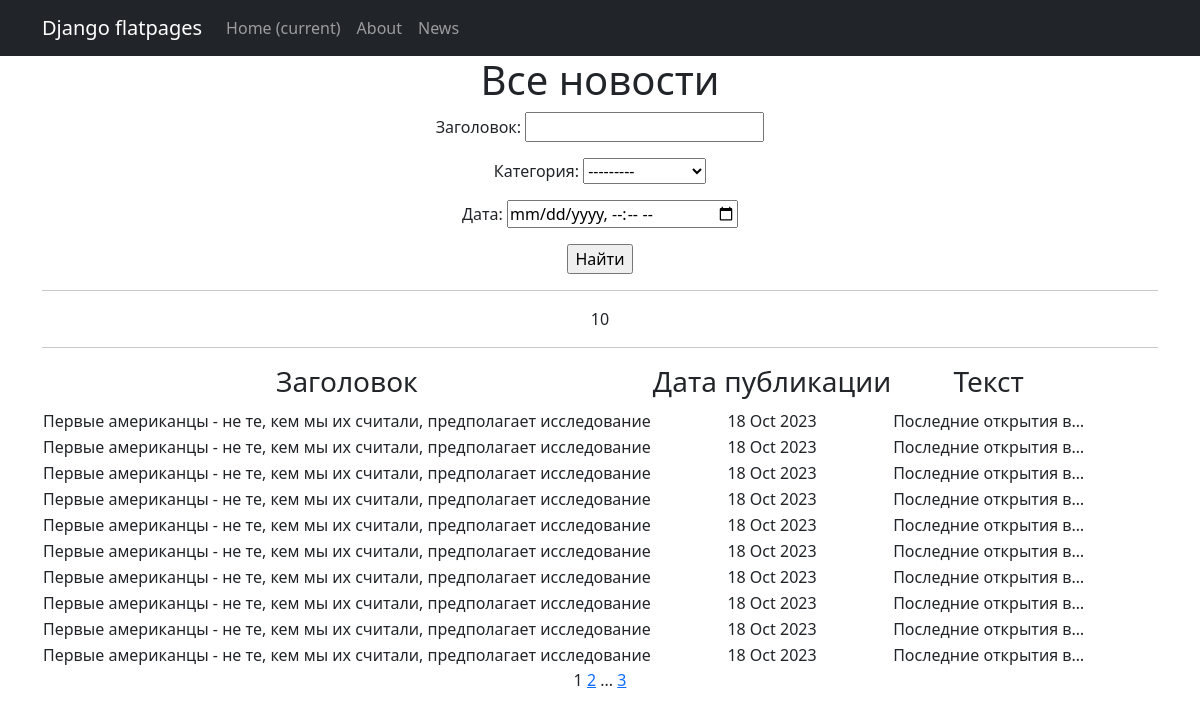
Page /news/ on the committed database.
### news/models.py (models this page shows, shortened)
class Post(models.Model):
    author = models.ForeignKey(Author, on_delete=models.CASCADE)
    NEWS = 'NW'
    ARTICLE = 'AR'
    CATEGORY_CHOICES = (
        (NEWS, 'Новость'),
        (ARTICLE, 'Статья'),
    )
    categoryType = models.CharField(max_length=2, choices=CATEGORY_CHOICES, default=ARTICLE)
    dateCreation = models.DateTimeField(auto_now_add=True)
    title = models.CharField(max_length=128)
    text = models.TextField()
    rating = models.SmallIntegerField(default=0)
    category = models.ManyToManyField(Category, through='PostCategory')

### news/views.py (the view)
# urls.py: path('', NewsList.as_view(), name='post_list'),
class NewsList(ListView):
    model = Post
    ordering = '-dateCreation'
    template_name = 'news.html'
    context_object_name = 'news'
    paginate_by = 10
    def get_queryset(self):
        queryset = super().get_queryset()
        self.filterset = PostFilter(self.request.GET, queryset)
        return self.filterset.qs
    def get_context_data(self, **kwargs):
        context = super().get_context_data(**kwargs)
        context['filterset'] = self.filterset
        return context

### news/models.py (called while the page is built)
    def __str__(self):
        return f'{self.name}'

### news/templatetags/custom_filters.py (called while the page is built)
@register.filter()
def censor(sentence):
    text = sentence.split()
    for i, word in enumerate(text):
        if word in bad_words:
            text[i] = word[0] + '***'
    return ' '.join(text)

### news/templates/flatpages/news.html (shortened to what this page needs)
{% extends 'flatpages/default.html' %}
{% load custom_filters %}
{% load custom_tags %}
{% block content %}
    <h1>Все новости</h1>
    <form action="" method="get">
       {{ filterset.form.as_p }}
       <input type="submit" value="Найти" />
    </form>
    <hr>
    {{news|length}}
    <hr>
    {% if news %}
        <table>
            <tr>
                <td><h3>Заголовок</h3></td>
                <td><h3>Дата публикации</h3></td>
                <td><h3>Текст</h3></td>
            </tr>
            {% for new in news %}
            <tr>
                <td>{{new.title|censor}}</td>
                <td>{{new.dateCreation|date:'d M Y'}}</td>
                <td>{{new.text|truncatechars:21|censor}}</td>
                <td>
                <td>
            </tr>
            {% endfor %}
        </table>
    {% else %}
        <h2>Новостей нет!</h2>>
    {% endif %}
       {{ page_obj.number }}
       {% if page_obj.has_next %}
           <a href="?page={{ page_obj.next_page_number }}">{{ page_obj.next_page_number }}</a>
           {% if paginator.num_pages != page_obj.next_page_number %}
               ...
               <a href="?page={{ page_obj.paginator.num_pages }}">{{ page_obj.paginator.num_pages }}</a>
           {% endif %}
       {% endif %}
    {% endblock content %}

### news/templates/flatpages/default.html (shortened to what this page needs)
<!DOCTYPE html>
<html lang="en">
    <head>
        {% load static %}
        <link href="{% static 'css/styles.css' %}" rel="stylesheet" />
    </head>
    <body>
        <nav class="navbar navbar-expand-lg navbar-dark bg-dark static-top">
           <div class="container">
               <a class="navbar-brand" href="#">Django flatpages</a>
               <div class="collapse navbar-collapse" id="navbarResponsive">
                   <ul class="navbar-nav ml-auto">
                       <li class="nav-item active">
                           <a class="nav-link" href="#">Home
                               <span class="sr-only">(current)</span>
                           </a>
                       </li>
                       <li class="nav-item">
                           <a class="nav-link" href="/about/">About</a>
                       </li>
                       <li class="nav-item">
                           <a class="nav-link" href="/news/">News</a>
                       </li>
                   </ul>
               </div>
           </div>
        </nav>
        <div class="container">
           <div class="row">
               <div class="col-lg-12 text-center">
                   {% block content %}{% endblock content %}
               </div>
           </div>
        </div>
    </body>
</html>

### rows in the picture
Post: title|censor "Первые американцы - не те, кем мы их считали, предполагает исследование", dateCreation "18 Oct 2023", text|censor "Последние открытия в…"
Post: title|censor "Первые американцы - не те, кем мы их считали, предполагает исследование", dateCreation "18 Oct 2023", text|censor "Последние открытия в…"
Post: title|censor "Первые американцы - не те, кем мы их считали, предполагает исследование", dateCreation "18 Oct 2023", text|censor "Последние открытия в…"
Post: title|censor "Первые американцы - не те, кем мы их считали, предполагает исследование", dateCreation "18 Oct 2023", text|censor "Последние открытия в…"
Post: title|censor "Первые американцы - не те, кем мы их считали, предполагает исследование", dateCreation "18 Oct 2023", text|censor "Последние открытия в…"
Post: title|censor "Первые американцы - не те, кем мы их считали, предполагает исследование", dateCreation "18 Oct 2023", text|censor "Последние открытия в…"
Post: title|censor "Первые американцы - не те, кем мы их считали, предполагает исследование", dateCreation "18 Oct 2023", text|censor "Последние открытия в…"
Post: title|censor "Первые американцы - не те, кем мы их считали, предполагает исследование", dateCreation "18 Oct 2023", text|censor "Последние открытия в…"
Post: title|censor "Первые американцы - не те, кем мы их считали, предполагает исследование", dateCreation "18 Oct 2023", text|censor "Последние открытия в…"
Post: title|censor "Первые американцы - не те, кем мы их считали, предполагает исследование", dateCreation "18 Oct 2023", text|censor "Последние открытия в…"

### other values in the picture
{{ news|length }} "10"
{{ page_obj.number }} "1"
{{ page_obj.next_page_number }} "2"
{{ page_obj.paginator.num_pages }} "3"
